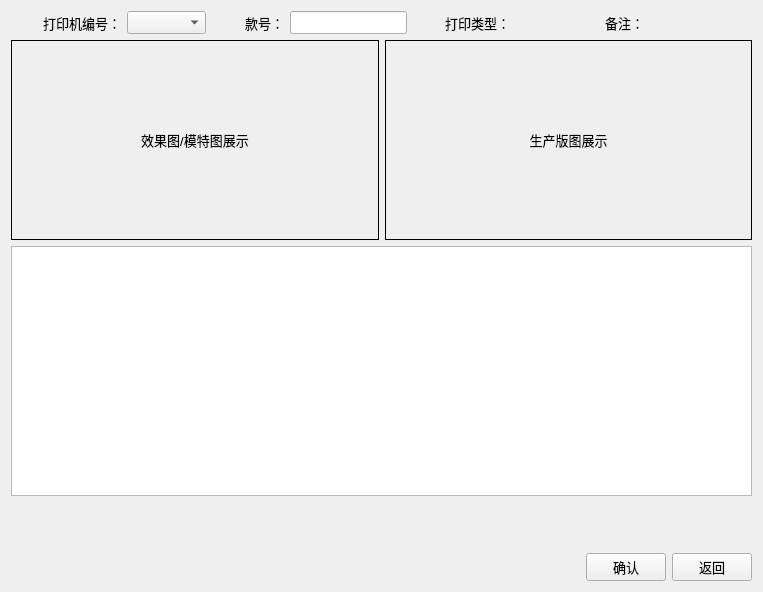
<?xml version="1.0" encoding="UTF-8"?>
<ui version="4.0">
 <class>addPrintTask</class>
 <widget class="QWidget" name="addPrintTask">
  <property name="geometry">
   <rect>
    <x>0</x>
    <y>0</y>
    <width>763</width>
    <height>592</height>
   </rect>
  </property>
  <property name="windowTitle">
   <string>当前任务</string>
  </property>
  <layout class="QHBoxLayout" name="horizontalLayout_2">
   <item>
    <layout class="QVBoxLayout" name="verticalLayout">
     <item>
      <layout class="QVBoxLayout" name="verticalLayout_2">
       <item>
        <layout class="QHBoxLayout" name="horizontalLayout_4">
         <item>
          <layout class="QVBoxLayout" name="verticalLayout_3">
           <item>
            <layout class="QHBoxLayout" name="horizontalLayout_8">
             <item>
              <spacer name="horizontalSpacer_4">
               <property name="orientation">
                <enum>Qt::Horizontal</enum>
               </property>
               <property name="sizeHint" stdset="0">
                <size>
                 <width>40</width>
                 <height>20</height>
                </size>
               </property>
              </spacer>
             </item>
             <item>
              <widget class="QLabel" name="label_2">
               <property name="font">
                <font>
                 <pointsize>10</pointsize>
                </font>
               </property>
               <property name="text">
                <string>打印机编号：</string>
               </property>
              </widget>
             </item>
             <item>
              <widget class="QComboBox" name="comboBox">
               <property name="font">
                <font>
                 <pointsize>10</pointsize>
                </font>
               </property>
              </widget>
             </item>
             <item>
              <spacer name="horizontalSpacer">
               <property name="orientation">
                <enum>Qt::Horizontal</enum>
               </property>
               <property name="sizeHint" stdset="0">
                <size>
                 <width>40</width>
                 <height>20</height>
                </size>
               </property>
              </spacer>
             </item>
             <item>
              <widget class="QLabel" name="label_3">
               <property name="font">
                <font>
                 <pointsize>10</pointsize>
                </font>
               </property>
               <property name="text">
                <string>款号：</string>
               </property>
              </widget>
             </item>
             <item>
              <widget class="QLineEdit" name="pattern_lineEdit">
               <property name="minimumSize">
                <size>
                 <width>100</width>
                 <height>0</height>
                </size>
               </property>
               <property name="font">
                <font>
                 <pointsize>10</pointsize>
                </font>
               </property>
              </widget>
             </item>
             <item>
              <spacer name="horizontalSpacer_3">
               <property name="orientation">
                <enum>Qt::Horizontal</enum>
               </property>
               <property name="sizeHint" stdset="0">
                <size>
                 <width>40</width>
                 <height>20</height>
                </size>
               </property>
              </spacer>
             </item>
             <item>
              <widget class="QLabel" name="label_4">
               <property name="font">
                <font>
                 <pointsize>10</pointsize>
                </font>
               </property>
               <property name="text">
                <string>打印类型：</string>
               </property>
              </widget>
             </item>
             <item>
              <widget class="QLabel" name="type_label">
               <property name="minimumSize">
                <size>
                 <width>50</width>
                 <height>0</height>
                </size>
               </property>
               <property name="font">
                <font>
                 <pointsize>10</pointsize>
                </font>
               </property>
               <property name="text">
                <string/>
               </property>
              </widget>
             </item>
             <item>
              <spacer name="horizontalSpacer_6">
               <property name="orientation">
                <enum>Qt::Horizontal</enum>
               </property>
               <property name="sizeHint" stdset="0">
                <size>
                 <width>40</width>
                 <height>20</height>
                </size>
               </property>
              </spacer>
             </item>
             <item>
              <widget class="QLabel" name="label">
               <property name="font">
                <font>
                 <pointsize>10</pointsize>
                </font>
               </property>
               <property name="text">
                <string>备注：</string>
               </property>
              </widget>
             </item>
             <item>
              <widget class="QLabel" name="note_label">
               <property name="minimumSize">
                <size>
                 <width>70</width>
                 <height>0</height>
                </size>
               </property>
               <property name="font">
                <font>
                 <pointsize>10</pointsize>
                </font>
               </property>
               <property name="text">
                <string/>
               </property>
              </widget>
             </item>
             <item>
              <spacer name="horizontalSpacer_5">
               <property name="orientation">
                <enum>Qt::Horizontal</enum>
               </property>
               <property name="sizeHint" stdset="0">
                <size>
                 <width>40</width>
                 <height>20</height>
                </size>
               </property>
              </spacer>
             </item>
            </layout>
           </item>
          </layout>
         </item>
        </layout>
       </item>
       <item>
        <layout class="QHBoxLayout" name="horizontalLayout_6">
         <item>
          <layout class="QVBoxLayout" name="verticalLayout_4">
           <item>
            <layout class="QHBoxLayout" name="horizontalLayout_3">
             <item>
              <widget class="QLabel" name="M_label">
               <property name="minimumSize">
                <size>
                 <width>200</width>
                 <height>200</height>
                </size>
               </property>
               <property name="font">
                <font>
                 <pointsize>10</pointsize>
                </font>
               </property>
               <property name="frameShape">
                <enum>QFrame::Box</enum>
               </property>
               <property name="frameShadow">
                <enum>QFrame::Plain</enum>
               </property>
               <property name="text">
                <string>效果图/模特图展示</string>
               </property>
               <property name="alignment">
                <set>Qt::AlignCenter</set>
               </property>
              </widget>
             </item>
             <item>
              <widget class="QLabel" name="P_label">
               <property name="minimumSize">
                <size>
                 <width>200</width>
                 <height>200</height>
                </size>
               </property>
               <property name="font">
                <font>
                 <pointsize>10</pointsize>
                </font>
               </property>
               <property name="frameShape">
                <enum>QFrame::Box</enum>
               </property>
               <property name="text">
                <string>生产版图展示</string>
               </property>
               <property name="alignment">
                <set>Qt::AlignCenter</set>
               </property>
              </widget>
             </item>
            </layout>
           </item>
          </layout>
         </item>
        </layout>
       </item>
      </layout>
     </item>
     <item>
      <widget class="QTableView" name="tableView">
       <property name="minimumSize">
        <size>
         <width>0</width>
         <height>250</height>
        </size>
       </property>
       <property name="font">
        <font>
         <pointsize>11</pointsize>
        </font>
       </property>
       <property name="editTriggers">
        <set>QAbstractItemView::DoubleClicked|QAbstractItemView::EditKeyPressed</set>
       </property>
       <property name="selectionMode">
        <enum>QAbstractItemView::ExtendedSelection</enum>
       </property>
      </widget>
     </item>
     <item>
      <spacer name="verticalSpacer">
       <property name="orientation">
        <enum>Qt::Vertical</enum>
       </property>
       <property name="sizeHint" stdset="0">
        <size>
         <width>20</width>
         <height>40</height>
        </size>
       </property>
      </spacer>
     </item>
     <item>
      <layout class="QHBoxLayout" name="horizontalLayout">
       <item>
        <spacer name="horizontalSpacer_2">
         <property name="orientation">
          <enum>Qt::Horizontal</enum>
         </property>
         <property name="sizeHint" stdset="0">
          <size>
           <width>40</width>
           <height>20</height>
          </size>
         </property>
        </spacer>
       </item>
       <item>
        <widget class="QPushButton" name="comfirm_button">
         <property name="font">
          <font>
           <pointsize>10</pointsize>
          </font>
         </property>
         <property name="text">
          <string>确认</string>
         </property>
        </widget>
       </item>
       <item>
        <widget class="QPushButton" name="Return_button">
         <property name="font">
          <font>
           <pointsize>10</pointsize>
          </font>
         </property>
         <property name="text">
          <string>返回</string>
         </property>
        </widget>
       </item>
      </layout>
     </item>
    </layout>
   </item>
  </layout>
 </widget>
 <resources/>
 <connections/>
</ui>
